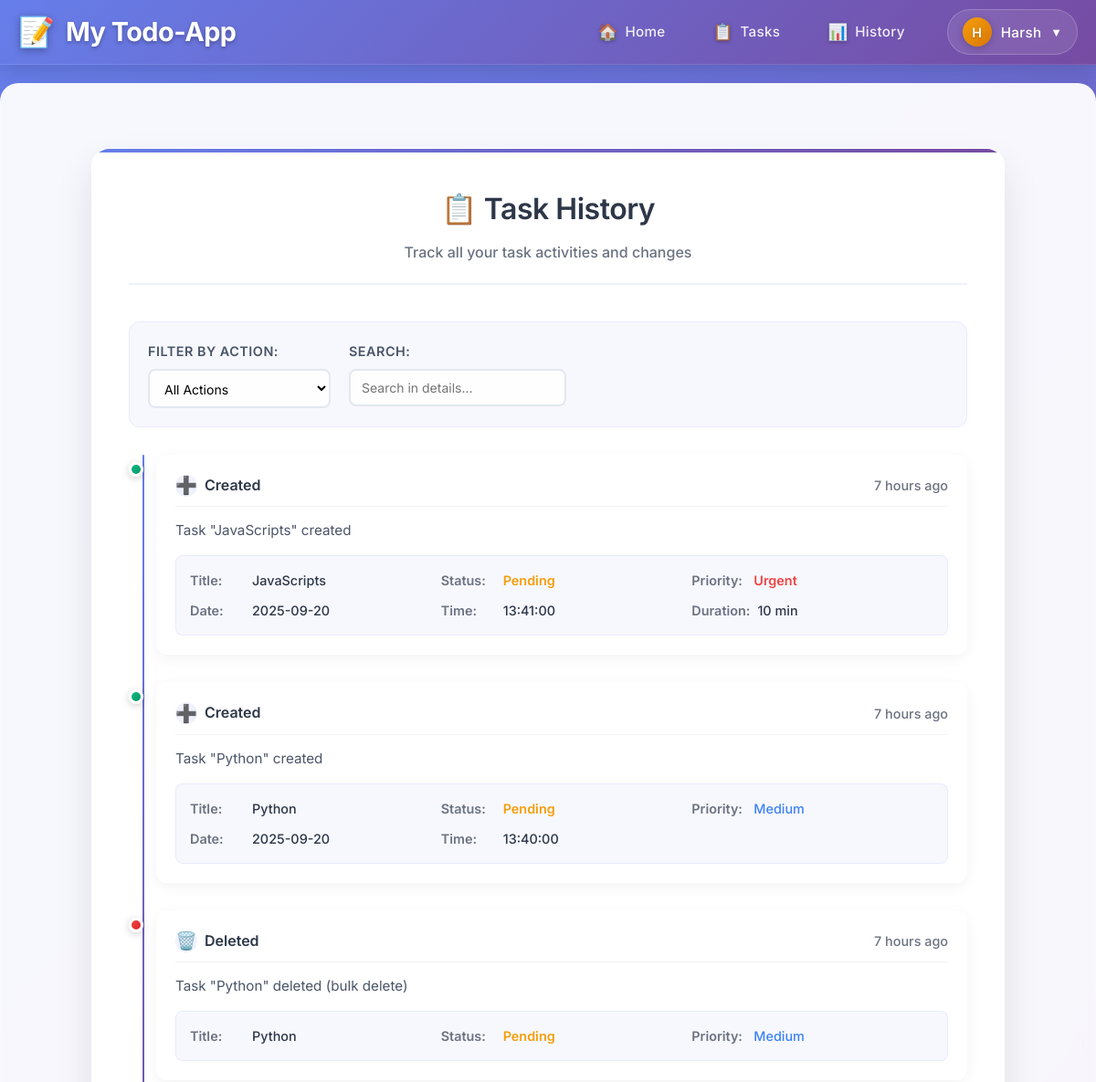
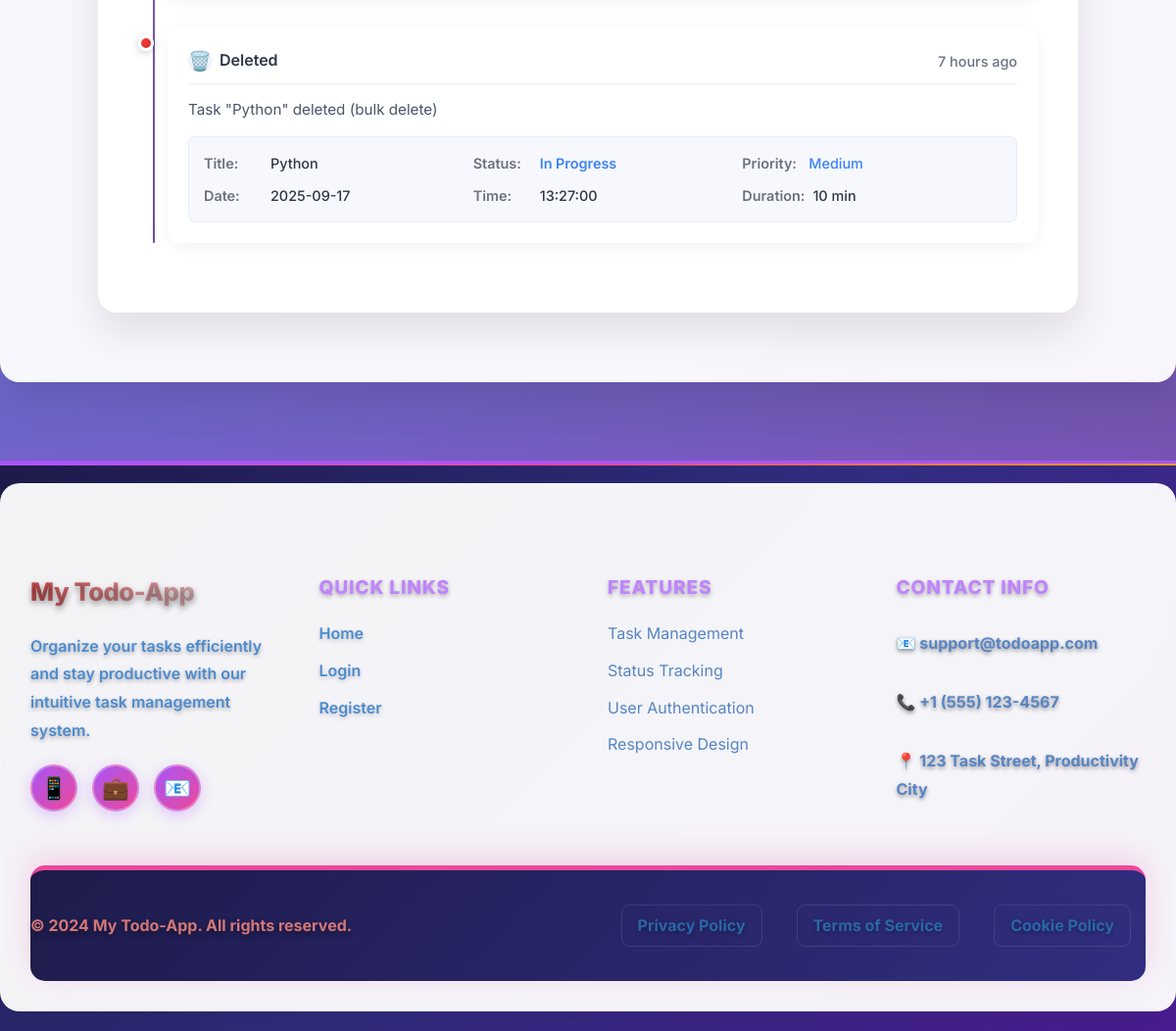
The page /history (signed in) on the database its author committed (2 pictures, top to bottom).
### app/models.py (models this page shows, shortened)
class User(db.Model, UserMixin):
    id = db.Column(db.Integer, primary_key=True)
    username = db.Column(db.String(150), unique=True, nullable=False)
    first_name = db.Column(db.String(150), nullable=False)
    last_name = db.Column(db.String(150), nullable=False)
    email = db.Column(db.String(150), unique=True, nullable=False)
    phone_no = db.Column(db.String(20), unique=True, nullable=False)
    password_hash = db.Column(db.String(256), nullable=False)
    email_verified = db.Column(db.Boolean, default=False, nullable=False)
    tasks = db.relationship('Task', back_populates='owner', lazy=True)
    reminders = db.relationship('Reminder', back_populates='user', lazy=True)

class TaskHistory(db.Model):
    id = db.Column(db.Integer, primary_key=True)
    task_id = db.Column(db.Integer, db.ForeignKey("task.id"), nullable=True)
    task = db.relationship("Task", back_populates="history")
    user_id = db.Column(db.Integer, db.ForeignKey("user.id"), nullable=False)
    user = db.relationship("User")
    action = db.Column(
        Enum("created", "updated", "deleted", "status_changed", name="task_action"),
        nullable=False
    )
    task_data = db.Column(db.Text, nullable=True)  # JSON string of task data
    details = db.Column(db.String(500), nullable=True)  # e.g., "Status changed from Pending to In Progress"
    created_at = db.Column(db.DateTime, default=datetime.utcnow, nullable=False)
    def get_task_data(self):
        if self.task_data:
            return json.loads(self.task_data)
        return None

### app/routes/tasks.py (the view)
@tasks_bp.route('/history')
@login_required
def task_history():
    history = TaskHistory.query.filter_by(user_id=current_user.id)\
        .order_by(TaskHistory.created_at.desc())\
        .limit(100).all()  # Limit to last 100 entries
    return render_template('task_history.html', history=history)

### app/templates/task_history.html (shortened to what this page needs)
{% extends "base.html" %}
{% block content %}
<div class="history-box">
    <div class="history-header">
        <h2>📋 Task History</h2>
        <p class="history-subtitle">Track all your task activities and changes</p>
    </div>
    {% if history %}
    <div class="history-filters">
        <div class="filter-group">
            <label for="actionFilter">Filter by Action:</label>
            <select id="actionFilter" onchange="filterHistory()">
                <option value="all">All Actions</option>
            </select>
        </div>
        <div class="filter-group">
            <label for="searchFilter">Search:</label>
            <input type="text" id="searchFilter" placeholder="Search in details..." onkeyup="filterHistory()">
        </div>
    </div>
    <div class="history-timeline">
        {% for entry in history %}
        <div class="history-item" data-action="{{ entry.action }}">
            <div class="history-timeline-marker">
                <div class="timeline-dot action-{{ entry.action }}"></div>
            </div>
            <div class="history-content">
                <div class="history-header-info">
                    <div class="history-action">
                        <span class="action-icon action-{{ entry.action }}">
                            {% if entry.action == 'created' %}➕
                            {% elif entry.action == 'updated' %}✏️
                            {% elif entry.action == 'deleted' %}🗑️
                            {% elif entry.action == 'status_changed' %}🔄
                            {% endif %}
                        </span>
                        <span class="action-text">{{ entry.action.replace('_', ' ').title() }}</span>
                    </div>
                    <div class="history-time">
                        <span class="time-ago" data-time="{{ entry.created_at.isoformat() }}"></span>
                    </div>
                </div>
                <div class="history-details">
                    <p class="history-description">{{ entry.details or 'No additional details' }}</p>
                    {% if entry.task_data %}
                    <div class="task-data-summary">
                        {% set task_data = entry.get_task_data() %}
                        <div class="task-info-grid">
                            <div class="task-info-item">
                                <span class="info-label">Title:</span>
                                <span class="info-value">{{ task_data.title }}</span>
                            </div>
                            <div class="task-info-item">
                                <span class="info-label">Status:</span>
                                <span class="info-value status-{{ task_data.status|lower|replace(' ', '-') }}">{{ task_data.status }}</span>
                            </div>
                            <div class="task-info-item">
                                <span class="info-label">Priority:</span>
                                <span class="info-value priority-{{ task_data.priority|lower }}">{{ task_data.priority }}</span>
                            </div>
                            {% if task_data.scheduled_date %}
                            <div class="task-info-item">
                                <span class="info-label">Date:</span>
                                <span class="info-value">{{ task_data.scheduled_date }}</span>
                            </div>
                            {% endif %}
                            {% if task_data.scheduled_time %}
                            <div class="task-info-item">
                                <span class="info-label">Time:</span>
                                <span class="info-value">{{ task_data.scheduled_time }}</span>
                            </div>
                            {% endif %}
                            {% if task_data.estimated_duration %}
                            <div class="task-info-item">
                                <span class="info-label">Duration:</span>
                                <span class="info-value">{{ task_data.estimated_duration }} min</span>
                            </div>
                            {% endif %}
                        </div>
                    </div>
                    {% endif %}
                </div>
            </div>
        </div>
        {% endfor %}
    </div>
    {% endif %}
</div>
{% endblock %}

### app/templates/base.html (shortened to what this page needs)
<!DOCTYPE html>
<html lang="en">
<head>
  <link rel="stylesheet"
    href="{{ url_for('static', filename='css/style.css') }}{% if cache_buster %}?v={{ cache_buster }}{% endif %}" />
</head>
<body>
  <header class="navbar">
    <div class="navbar-container">
      <div class="navbar-brand">
        <a href="{{ url_for('tasks.view_task')}}" class="brand-link">
          <span class="brand-icon">📝</span>
          <span class="brand-text">My Todo-App</span>
        </a>
      </div>
      <nav class="navbar-nav">
        <div class="nav-links">
          <a href="{{ url_for('tasks.view_task')}}" class="nav-link">
            <span class="nav-icon">🏠</span>
            <span class="nav-text">Home</span>
          </a>
          {% if current_user.is_authenticated %}
          <a href="{{ url_for('tasks.view_task')}}" class="nav-link">
            <span class="nav-icon">📋</span>
            <span class="nav-text">Tasks</span>
          </a>
          <a href="{{ url_for('tasks.task_history')}}" class="nav-link">
            <span class="nav-icon">📊</span>
            <span class="nav-text">History</span>
          </a>
          {% endif %}
        </div>
        <div class="nav-auth">
          {% if current_user.is_authenticated %}
          <div class="user-menu">
            <button class="user-toggle" onclick="toggleUserMenu()">
              <span class="user-avatar">{{ current_user.first_name[0] if current_user.first_name else current_user.username[0] }}</span>
              <span class="user-name">{{ current_user.first_name or current_user.username }}</span>
              <span class="dropdown-arrow">▼</span>
            </button>
          </div>
          {% endif %}
        </div>
      </nav>
    </div>
  </header>
  <main class="container">
    {% block content %}{% endblock %}
  </main>
  <footer>
    <div class="container">
      <div class="footer-content">
        <div class="footer-section">
          <h3>My Todo-App</h3>
          <p style="color: #4b8bcf;">Organize your tasks efficiently and stay productive with our intuitive task
            management system.</p>
          <div class="social-links">
            <a href="#" class="social-link" title="GitHub">
              <span>📱</span>
            </a>
            <a href="#" class="social-link" title="LinkedIn">
              <span>💼</span>
            </a>
            <a href="#" class="social-link" title="Email">
              <span>📧</span>
            </a>
          </div>
        </div>
        <div class="footer-section">
          <h4>Quick Links</h4>
          <ul class="footer-links">
            <li><a href="{{ url_for('tasks.view_task') }}">Home</a></li>
            {% if 'user' in session %}
            <li><a href="{{ url_for('auth.logout') }}">Logout</a></li>
            {% else %}
            <li><a href="{{ url_for('auth.login') }}">Login</a></li>
            <li><a href="{{ url_for('auth.register') }}">Register</a></li>
            {% endif %}
          </ul>
        </div>
        <div class="footer-section">
          <h4>Features</h4>
          <ul class="footer-links" style="color: #5785c2;">
            <li>Task Management</li>
            <li>Status Tracking</li>
            <li>User Authentication</li>
            <li>Responsive Design</li>
          </ul>
        </div>
        <div class="footer-section">
          <h4>Contact Info</h4>
          <div class="contact-info">
            <p class="contact-info-p" style="color: #5785c2;">📧 support@todoapp.com</p>
            <p class="contact-info-p" style="color: #5785c2;">📞 +1 (555) 123-4567</p>
            <p class="contact-info-p" style="color: #5785c2;">📍 123 Task Street, Productivity City</p>
          </div>
        </div>
      </div>
      <div class="footer-bottom">
        <div class="footer-bottom-content">
          <p>&copy; 2024 My Todo-App. All rights reserved.</p>
          <div class="footer-bottom-links">
            <a href="#">Privacy Policy</a>
            <a href="#">Terms of Service</a>
            <a href="#">Cookie Policy</a>
          </div>
        </div>
      </div>
    </div>
  </footer>
</body>
</html>

### rows shown on the page
User: first_name "H", first_name "Harsh"
TaskHistory: action.replace "Created", details "Task \"JavaScripts\" created", title "JavaScripts", status "Pending", priority "Urgent", scheduled_date "2025-09-20", scheduled_time "13:41:00", estimated_duration "10"
TaskHistory: action.replace "Created", details "Task \"Python\" created", title "Python", status "Pending", priority "Medium", scheduled_date "2025-09-20", scheduled_time "13:40:00"
TaskHistory: action.replace "Deleted", details "Task \"Python\" deleted (bulk delete)", title "Python", status "Pending", priority "Medium"
TaskHistory: action.replace "Deleted", details "Task \"Python\" deleted (bulk delete)", title "Python", status "In Progress", priority "Medium", scheduled_date "2025-09-17", scheduled_time "13:27:00", estimated_duration "10"
